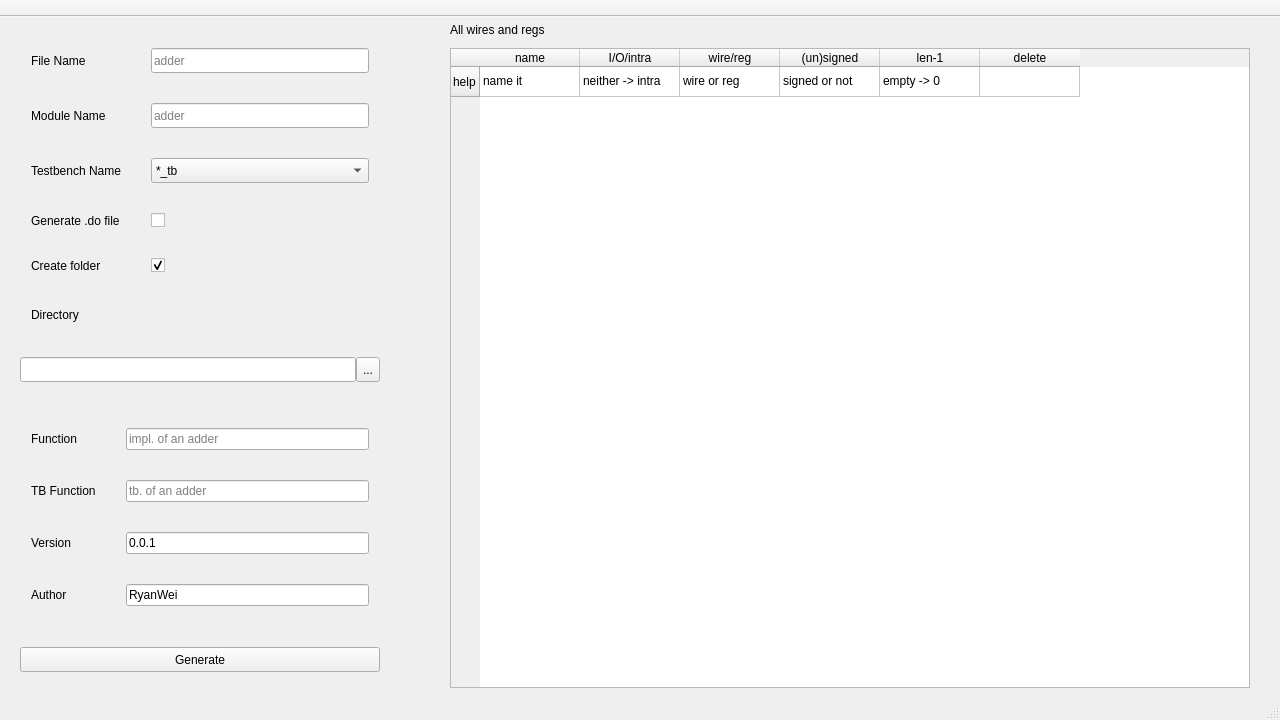
<?xml version="1.0" encoding="UTF-8"?>
<ui version="4.0">
 <class>MainWindow</class>
 <widget class="QMainWindow" name="MainWindow">
  <property name="geometry">
   <rect>
    <x>0</x>
    <y>0</y>
    <width>1280</width>
    <height>720</height>
   </rect>
  </property>
  <property name="windowTitle">
   <string>VerilogGenerator v0.0.1</string>
  </property>
  <widget class="QWidget" name="centralWidget">
   <widget class="QTableWidget" name="tableWidget">
    <property name="geometry">
     <rect>
      <x>450</x>
      <y>31</y>
      <width>800</width>
      <height>640</height>
     </rect>
    </property>
    <row>
     <property name="text">
      <string>help</string>
     </property>
    </row>
    <column>
     <property name="text">
      <string>name</string>
     </property>
    </column>
    <column>
     <property name="text">
      <string>I/O/intra</string>
     </property>
    </column>
    <column>
     <property name="text">
      <string>wire/reg</string>
     </property>
    </column>
    <column>
     <property name="text">
      <string>(un)signed</string>
     </property>
    </column>
    <column>
     <property name="text">
      <string> len-1 </string>
     </property>
    </column>
    <column>
     <property name="text">
      <string>delete</string>
     </property>
    </column>
    <item row="0" column="0">
     <property name="text">
      <string>name it</string>
     </property>
     <property name="flags">
      <set>ItemIsSelectable|ItemIsDragEnabled|ItemIsDropEnabled|ItemIsUserCheckable|ItemIsEnabled</set>
     </property>
    </item>
    <item row="0" column="1">
     <property name="text">
      <string>neither -&gt; intra</string>
     </property>
     <property name="flags">
      <set>ItemIsSelectable|ItemIsDragEnabled|ItemIsDropEnabled|ItemIsUserCheckable|ItemIsEnabled</set>
     </property>
    </item>
    <item row="0" column="2">
     <property name="text">
      <string>wire or reg</string>
     </property>
     <property name="flags">
      <set>ItemIsSelectable|ItemIsDragEnabled|ItemIsDropEnabled|ItemIsUserCheckable|ItemIsEnabled</set>
     </property>
    </item>
    <item row="0" column="3">
     <property name="text">
      <string>signed or not</string>
     </property>
     <property name="flags">
      <set>ItemIsSelectable|ItemIsDragEnabled|ItemIsDropEnabled|ItemIsUserCheckable|ItemIsEnabled</set>
     </property>
    </item>
    <item row="0" column="4">
     <property name="text">
      <string>empty -&gt; 0</string>
     </property>
     <property name="flags">
      <set>ItemIsSelectable|ItemIsDragEnabled|ItemIsDropEnabled|ItemIsUserCheckable|ItemIsEnabled</set>
     </property>
    </item>
    <item row="0" column="5">
     <property name="text">
      <string/>
     </property>
    </item>
   </widget>
   <widget class="QWidget" name="gridWidget" native="true">
    <property name="geometry">
     <rect>
      <x>20</x>
      <y>20</y>
      <width>360</width>
      <height>300</height>
     </rect>
    </property>
    <layout class="QGridLayout" name="gridLayout">
     <property name="spacing">
      <number>30</number>
     </property>
     <item row="2" column="0">
      <widget class="QLabel" name="label_3">
       <property name="text">
        <string>Testbench Name</string>
       </property>
      </widget>
     </item>
     <item row="1" column="0">
      <widget class="QLabel" name="label_2">
       <property name="text">
        <string>Module Name</string>
       </property>
      </widget>
     </item>
     <item row="0" column="1" alignment="Qt::AlignVCenter">
      <widget class="QLineEdit" name="fileName">
       <property name="minimumSize">
        <size>
         <width>0</width>
         <height>25</height>
        </size>
       </property>
       <property name="inputMethodHints">
        <set>Qt::ImhEmailCharactersOnly</set>
       </property>
       <property name="maxLength">
        <number>256</number>
       </property>
       <property name="placeholderText">
        <string>adder</string>
       </property>
      </widget>
     </item>
     <item row="5" column="0">
      <widget class="QLabel" name="label_5">
       <property name="text">
        <string>Create folder</string>
       </property>
      </widget>
     </item>
     <item row="6" column="0">
      <widget class="QLabel" name="label_6">
       <property name="text">
        <string>Directory</string>
       </property>
      </widget>
     </item>
     <item row="3" column="1">
      <widget class="QCheckBox" name="doFile">
       <property name="text">
        <string/>
       </property>
      </widget>
     </item>
     <item row="5" column="1">
      <widget class="QCheckBox" name="createFolder">
       <property name="text">
        <string/>
       </property>
       <property name="checked">
        <bool>true</bool>
       </property>
      </widget>
     </item>
     <item row="2" column="1">
      <widget class="QComboBox" name="testbench">
       <property name="minimumSize">
        <size>
         <width>0</width>
         <height>25</height>
        </size>
       </property>
       <item>
        <property name="text">
         <string>*_tb</string>
        </property>
       </item>
       <item>
        <property name="text">
         <string>tb_*</string>
        </property>
       </item>
      </widget>
     </item>
     <item row="3" column="0">
      <widget class="QLabel" name="label_4">
       <property name="text">
        <string>Generate .do file</string>
       </property>
      </widget>
     </item>
     <item row="1" column="1" alignment="Qt::AlignVCenter">
      <widget class="QLineEdit" name="moduleName">
       <property name="minimumSize">
        <size>
         <width>0</width>
         <height>25</height>
        </size>
       </property>
       <property name="inputMethodHints">
        <set>Qt::ImhEmailCharactersOnly</set>
       </property>
       <property name="maxLength">
        <number>256</number>
       </property>
       <property name="placeholderText">
        <string>adder</string>
       </property>
      </widget>
     </item>
     <item row="0" column="0">
      <widget class="QLabel" name="label">
       <property name="text">
        <string>File Name</string>
       </property>
      </widget>
     </item>
    </layout>
   </widget>
   <widget class="QWidget" name="horizontalWidget" native="true">
    <property name="geometry">
     <rect>
      <x>20</x>
      <y>340</y>
      <width>360</width>
      <height>25</height>
     </rect>
    </property>
    <property name="minimumSize">
     <size>
      <width>0</width>
      <height>25</height>
     </size>
    </property>
    <layout class="QHBoxLayout" name="horizontalLayout">
     <property name="spacing">
      <number>0</number>
     </property>
     <property name="leftMargin">
      <number>0</number>
     </property>
     <property name="topMargin">
      <number>0</number>
     </property>
     <property name="rightMargin">
      <number>0</number>
     </property>
     <property name="bottomMargin">
      <number>0</number>
     </property>
     <item>
      <widget class="QLineEdit" name="curDir">
       <property name="minimumSize">
        <size>
         <width>0</width>
         <height>25</height>
        </size>
       </property>
       <property name="readOnly">
        <bool>true</bool>
       </property>
      </widget>
     </item>
     <item>
      <widget class="QToolButton" name="toolButton">
       <property name="minimumSize">
        <size>
         <width>0</width>
         <height>25</height>
        </size>
       </property>
       <property name="text">
        <string>...</string>
       </property>
      </widget>
     </item>
    </layout>
   </widget>
   <widget class="QWidget" name="gridWidget_2" native="true">
    <property name="geometry">
     <rect>
      <x>20</x>
      <y>400</y>
      <width>360</width>
      <height>200</height>
     </rect>
    </property>
    <layout class="QGridLayout" name="gridLayout_2">
     <property name="spacing">
      <number>30</number>
     </property>
     <item row="3" column="1">
      <widget class="QLineEdit" name="author">
       <property name="text">
        <string>RyanWei</string>
       </property>
      </widget>
     </item>
     <item row="0" column="1">
      <widget class="QLineEdit" name="function">
       <property name="placeholderText">
        <string>impl. of an adder</string>
       </property>
      </widget>
     </item>
     <item row="3" column="0">
      <widget class="QLabel" name="label_9">
       <property name="text">
        <string>Author</string>
       </property>
      </widget>
     </item>
     <item row="0" column="0">
      <widget class="QLabel" name="label_7">
       <property name="text">
        <string>Function</string>
       </property>
      </widget>
     </item>
     <item row="2" column="1">
      <widget class="QLineEdit" name="version">
       <property name="text">
        <string>0.0.1</string>
       </property>
      </widget>
     </item>
     <item row="2" column="0">
      <widget class="QLabel" name="label_8">
       <property name="text">
        <string>Version</string>
       </property>
      </widget>
     </item>
     <item row="1" column="0">
      <widget class="QLabel" name="label_11">
       <property name="text">
        <string>TB Function</string>
       </property>
      </widget>
     </item>
     <item row="1" column="1">
      <widget class="QLineEdit" name="func_tb">
       <property name="placeholderText">
        <string>tb. of an adder</string>
       </property>
      </widget>
     </item>
    </layout>
   </widget>
   <widget class="QLabel" name="label_10">
    <property name="geometry">
     <rect>
      <x>450</x>
      <y>5</y>
      <width>281</width>
      <height>16</height>
     </rect>
    </property>
    <property name="text">
     <string>All wires and regs</string>
    </property>
   </widget>
   <widget class="QPushButton" name="pushButton">
    <property name="geometry">
     <rect>
      <x>20</x>
      <y>630</y>
      <width>360</width>
      <height>25</height>
     </rect>
    </property>
    <property name="text">
     <string>Generate</string>
    </property>
   </widget>
  </widget>
  <widget class="QMenuBar" name="menuBar">
   <property name="geometry">
    <rect>
     <x>0</x>
     <y>0</y>
     <width>1280</width>
     <height>17</height>
    </rect>
   </property>
  </widget>
  <widget class="QToolBar" name="mainToolBar">
   <property name="movable">
    <bool>false</bool>
   </property>
   <attribute name="toolBarArea">
    <enum>TopToolBarArea</enum>
   </attribute>
   <attribute name="toolBarBreak">
    <bool>false</bool>
   </attribute>
  </widget>
  <widget class="QStatusBar" name="statusBar"/>
 </widget>
 <layoutdefault spacing="6" margin="11"/>
 <resources/>
 <connections/>
</ui>
